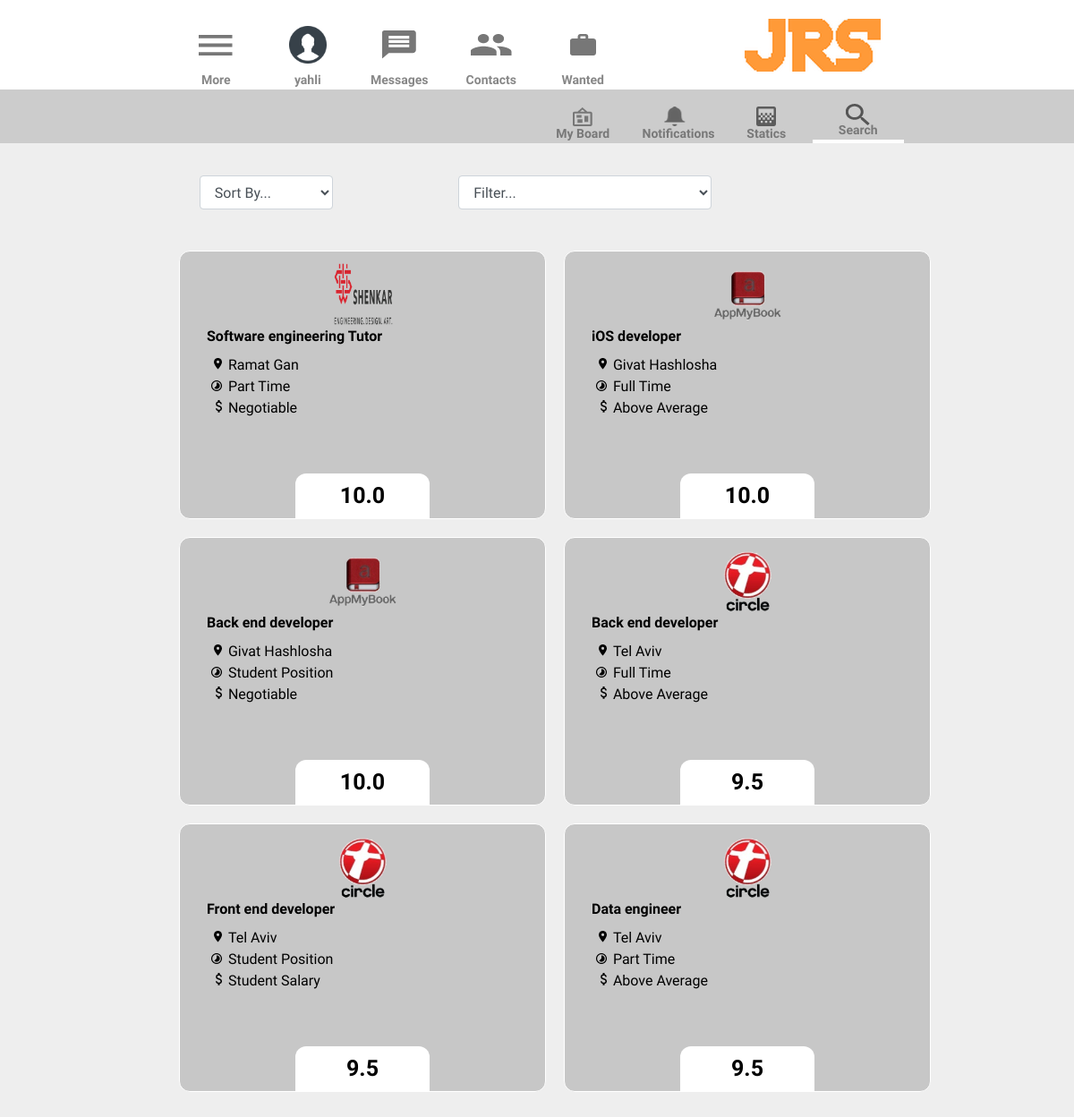
Page /jobs_list (signed in) on the committed database.
### mainapp/models.py (models this page shows)
class jrsUser(models.Model):
    username = models.CharField(max_length=20, primary_key=True)
    email = models.EmailField()
    location = models.CharField(max_length=40)
    company = models.CharField(max_length=30, default='')
    users = models.Manager()

class job(models.Model):
    id = models.IntegerField(primary_key=True)
    postedby = models.CharField(max_length=20, default='Sharon')
    company = models.CharField(max_length=30)
    title = models.CharField(max_length=20)
    jobType = models.CharField(max_length=15)
    salary = models.CharField(max_length=15)
    jobDescription = models.CharField(max_length=800)
    logo = models.ImageField(upload_to = 'static/mainapp/assets/images')
    rank = models.FloatField()
    location = models.CharField(max_length=40, default='Not specified')
    mustmeet1 = models.CharField(max_length=30, default='')
    mustmeet2 = models.CharField(max_length=30, default='')
    mustmeet3 = models.CharField(max_length=30, default='')
    mustmeet4 = models.CharField(max_length=30, default='')
    mustmeet5 = models.CharField(max_length=30, default='')
    mustmeet6 = models.CharField(max_length=30, default='')
    objects = models.Manager()

### mainapp/views.py (the view)
# urls.py: path('jobs_list', views.jobsList, name="searhResult"),
def jobsList(request):
    if not request.user.is_authenticated:
        return render(request, 'index.html')
    jobs = job.objects.order_by('-rank')
    listsize = len(jobs)
    jrsuser = jrsUser.users.get(username=request.user.username)
    return render(request, 'jobs_list.html', {'logged':jrsuser, 'jobs':jobs, 'size':listsize})

### mainapp/templates/jobs_list.html (shortened to what this page needs)
<!DOCTYPE html>
<html lang="en">
<head>
    <link rel="stylesheet" href="https://stackpath.bootstrapcdn.com/bootstrap/4.5.0/css/bootstrap.min.css">
    <link href="../static/mainapp/assets/css/style.css" rel="stylesheet">
</head>
<body>
    <header>
        <div class="row" id="myHeader">
            <div class="col-md-2 side-col"></div>
            <div class="col-md-1 headerLink" id="burger-menu">
                <a href="#">
                    <div class="linkText">More</div>
                </a>
            </div>
            <div class="col-md-1 headerLink" id="user-welcome">
                <a href="#" id="userBox" onclick="userBoxToggler()">
                    <div class="linkText">{{logged.username}}</div>
                </a>
            </div>
            <div class="col-md-1 headerLink" id="messages">
                <a href="#">
                    <div class="linkText">Messages</div>
                </a>
            </div>
            <div class="col-md-1 headerLink" id="contacts">
                <a href="#">
                    <div class="linkText">Contacts</div>
                </a>
            </div>
            <div class="col-md-1 headerLink" id="wanted">
                <a href="#">
                    <div class="linkText">Wanted</div>
                </a>
            </div>
            <div class="col-md-1 side-col"> </div>
            <div class="col-md-2" id="logo">
                <a href="main"></a>
            </div>
            <div class="col-md-2 side-col"></div>
        </div>
    </header>
    <div class="row" id="myNav">
        <div class="col-md-2 side-col"></div>
        <div class="col-md-4 side-col"></div>
        <div class="col-md-1 navLink" id="my-board">
            <a href="#">
                <div class="linkText bottomText">My Board</div>
            </a>
        </div>
        <div class="col-md-1 navLink" id="notifications">
            <a href="#">
                <div class="linkText bottomText">Notifications</div>
            </a>
        </div>
        <div class="col-md-1 navLink" id="statics">
            <a href="#">
                <div class="linkText bottomText">Statics</div>
            </a>
        </div>
        <div class="col-md-1 navLink navSelected" id="search">
            <a href="#">
                <div class="linkText bottomText">Search</div>
            </a>
        </div>
        <div class="col-md-2 side-col"></div>
    </div>
    <main>
        <div class="row" id="searchFilters">
            <div class="col-md-2 side-col"></div>
            <div class="col-md-8">
                <div class="row">
                    <div class="col-md-4 filter-col">
                        <label>
                            <select name="sortBy[]" class="sort form-control">
                                <option value="" selected="selected">Sort By...</option>
                            </select>
                        </label>
                    </div>
                    <div class="col-md-4 filter-col">
                        <label>
                            <select name="filter[]" class="sort form-control">
                                <option value="" selected="selected">Filter...</option>
                            </select>
                        </label>
                    </div>
                </div>
            </div>
        </div>
        {% for job in jobs %}
        {% if forloop.counter0 < 6 %}
            {% if forloop.counter0 == 0 or forloop.counter0 == 2 or forloop.counter0 == 4 %}
            <div class="row">
                <div class="col-md-2 side-col"></div>
            {% endif %}
                <div class="col-md-4 forList">
                    <a href="job_details/{{job.id}}" class="jobDetails myjob" style="background-image: url('../static/mainapp/assets/images/{{job.logo}}');">
                        <h6>{{job.title}}</h6>
                        <ul class='cardUL'>
                            <li class='locationIcon'> {{job.location}} </li>
                            <li class='typeIcon'>{{job.jobType}}</li>
                            <li class='paymentIcon'> {{job.salary}} </li>
                        </ul>
                        <div class='ratingOnCard'>{{job.rank}}</div>
                    </a>
                </div>
                {% if forloop.counter0 == 1 or forloop.counter0 == 3 or forloop.counter0 == 5 %}
                </div>
            {% endif %}
        {% endif %}
        {% endfor %}
    </main>
</body>
</html>

### mainapp/static/mainapp/assets/css/style.css (style rules this page uses)
* { font-family: 'Saira', sans-serif; margin: 0; padding: 0; }
a { text-decoration: none !important; color: #555555; }
main { margin-bottom: 25px; }
body { background-color: #eeeeee; margin: 0; padding: 0; overflow-x: hidden; }
#myHeader { background-color: rgb(255, 255, 255); height: 100px; }
#myNav { height: 60px; background-color: rgb(204, 204, 204); }
.headerLink { position: relative; }
.headerLink a { position: relative; display: block; height: 100%; width: 100%; opacity: 70%; }
.navLink { position: relative; }
.navLink a { position: relative; display: block; height: 100%; width: 100%; opacity: 70%; }
.navSelected { border-bottom: 4px solid white !important; }
#logo a { display: block; background: url(../images/logo-jrs.png) no-repeat; background-position: center; height: 100%; width: 100%; }
.linkText { position: absolute; bottom: 0; width: 100%; text-align: center; font-size: 14px; font-weight: bolder; }
.bottomText { padding-bottom: 0px; }
#burger-menu { background: url(../images/burger-menu.png) no-repeat center; }
#user-welcome { background: url(../images/login-icon.png) no-repeat center; background-size: 42px 42px; }
#contacts { background: url(../images/contacts.png) no-repeat center; }
#messages { background: url(../images/messages.png) no-repeat center; }
#wanted { background: url(../images/wanted.png) no-repeat center; }
#my-board { background: url(../images/board.png) no-repeat center; }
#notifications { background: url(../images/notification.png) no-repeat center; }
#statics { background: url(../images/statistics.png) no-repeat center; }
#search { background: url(../images/search-icon.png) no-repeat center; }
.forList { position: relative; height: 300px; border: 1px solid white; margin: 10px; border-radius: 12px; background-color: rgb(199, 199, 199); }
.jobDetails { color: black; position: relative; background: 50% 5% no-repeat; background-size: 75px 75px; display: block; height: 100%; width: 100%; }
.jobDetails h6 { position: absolute; top: 85px; left: 15px; font-weight: bold; }
.jobDetails ul { position: absolute; left: 5px; top: 115px; list-style-position: outside; }
.locationIcon { list-style: url(../images/small_loaction_icon.png); }
.typeIcon { list-style: url(../images/small_clock_icon.png); }
.paymentIcon { list-style: url(../images/small_dollar_icon.png); }
.ratingOnCard { display: block; height: 50px; width: 150px; position: absolute; bottom: 0; left: calc(50% - 75px); background-color: white; border-radius: 12px 12px 0 0; text-align: center; line-height: 50px; font-size: 25px; font-weight: bolder; }
#searchFilters { height: 110px; }
.sort { margin-top: calc((110px - 38px)/2); width: 125%; margin-left: 15%; }
.cardUL { margin-left: 5%; padding-left: 15px; }

### rows in the picture
jrsUser: username "yahli"
job: logo (picture), title "Software engineering Tutor", location "Ramat Gan", jobType "Part Time", salary "Negotiable", rank "10.0"
job: logo (picture), title "iOS developer", location "Givat Hashlosha", jobType "Full Time", salary "Above Average", rank "10.0"
job: logo (picture), title "Back end developer", location "Givat Hashlosha", jobType "Student Position", salary "Negotiable", rank "10.0"
job: logo (picture), title "Back end developer", location "Tel Aviv", jobType "Full Time", salary "Above Average", rank "9.5"
job: logo (picture), title "Front end developer", location "Tel Aviv", jobType "Student Position", salary "Student Salary", rank "9.5"
job: logo (picture), title "Data engineer", location "Tel Aviv", jobType "Part Time", salary "Above Average", rank "9.5"
